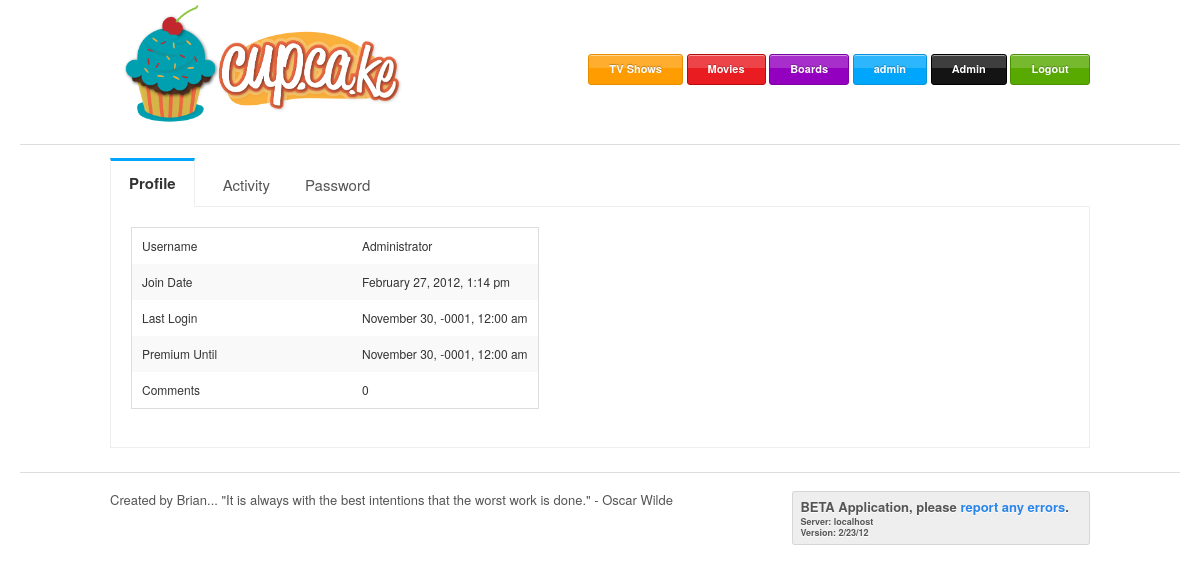
The app's page /user.php (signed in) with its own data.
### tables this page shows
CREATE TABLE IF NOT EXISTS `u_user` (
  `id` int(11) NOT NULL AUTO_INCREMENT,
  `name` varchar(128) NOT NULL,
  `email` varchar(64) NOT NULL,
  `username` varchar(16) NOT NULL,
  `password` varchar(32) NOT NULL COMMENT 'MD5 of password',
  `confirmcode` varchar(32) DEFAULT NULL,
  `joinDate` timestamp NOT NULL DEFAULT CURRENT_TIMESTAMP,
  `lastDate` timestamp NOT NULL DEFAULT '0000-00-00 00:00:00',
  `displayname` text NOT NULL,
  `status_id` int(11) NOT NULL DEFAULT '1' COMMENT '0 for banned, 1 for user, 9 for admin',
  `last_ip` text NOT NULL,
  `premium_ex_date` timestamp NOT NULL DEFAULT '0000-00-00 00:00:00' COMMENT 'Date of premium expiration',
  PRIMARY KEY (`id`)
);

### include/membersite_config.php (called while the page is built, shortened)
<?PHP
require_once("./include/fg_membersite.php");
$fgmembersite = new FGMembersite();
?>

### include/fg_membersite.php (called while the page is built, shortened)
<?PHP
class FGMembersite
{
    var $rand_key;
    function FGMembersite()
    {
        $this->rand_key = '0iQx5oBk66oVZep';
    }
    function SetRandomKey($key)
    {
        $this->rand_key = $key;
    }
	function CheckAdmin()
    {
         if($_SESSION['status_of_user']==9)
         {
            return true;
         }
         return false;
    }
	function CheckPremium()
    {
		$exp_date = date($_SESSION['premiumex_of_user']);
		$todays_date = date("Y-m-d H:i:s");
		if (strtotime($exp_date) > strtotime($todays_date)) {
			 return true;
		} else {
			if ($_SESSION['status_of_user']>=5) {
				return true;
			} else {
				return false;
			}
		}
	}
    function UserFullName()
    {
        return isset($_SESSION['name_of_user'])?$_SESSION['name_of_user']:'';
    }
    function GetLoginSessionVar()
    {
        $retvar = md5($this->rand_key);
        $retvar = 'usr_'.substr($retvar,0,10);
        return $retvar;
    }
}
?>

### classes/class.databee.php (called while the page is built, shortened)
<?php
class databee {
	function query($query) {
		$result = mysql_query($query) or die(mysql_error());
		return $result;
	}
}

### classes/class.user.php (the view, shortened to what this page needs)
<?php
	class user {
		var $id;
		var $displayname;
		var $joinDate;
		var $lastDate;
		var $status_id;
		var $premium_ex_date;
		function __construct($id) {
			$this->id = $id;
			$dbstuff = new databee();
			$res = $dbstuff->query("SELECT * FROM u_user WHERE id=".$id.";");
			if(mysql_num_rows($res) != 0){
				while($row = mysql_fetch_assoc($res)) {
					$this->displayname = $row['displayname'];
					$this->joinDate = $row['joinDate'];
					$this->lastDate = $row['lastDate'];
					$this->status_id = $row['status_id'];
					$this->premium_ex_date = $row['premium_ex_date'];
                                        $this->post_count = $this->getPostCount();
				}
			}
		}
		function CheckPremium()
		{
			$exp_date = date($this->premium_ex_date);
			$todays_date = date("Y-m-d H:i:s");
			if (strtotime($exp_date) > strtotime($todays_date)) {
				 return true;
			} else {
				if ($this->status_id>=5) {
					return true;
				} else {
					return false;
				}
			}
		}
			?>
			?></ul><?php
		public function view() {
			?>
			<table border="0">
			<tr><td width="200px">Username</td><td><?php echo $this->displayname; ?></td></tr>
			<tr><td width="200px">Join Date</td><td><?php echo date('F j, Y, g:i a', strtotime(TIME_OFFSET, strtotime($this->joinDate))); ?></td></tr>
			<tr><td width="200px">Last Login</td><td>
                        <?php
                        if(date('F j, Y, g:i a', strtotime(TIME_OFFSET, strtotime($this->lastDate))) == "December 31, 1969, 4:00 pm") {
                            echo "Never Logged In.";
                        }else{
                            echo date('F j, Y, g:i a', strtotime(TIME_OFFSET, strtotime($this->lastDate))); }
                        ?>
                        </td></tr>
			<tr><td width="200px">Premium Until</td><td>
			<?php
			if($this->CheckPremium()==true){
			echo date('F j, Y, g:i a', strtotime(TIME_OFFSET, strtotime($this->premium_ex_date)));
			}else{
			echo 'Expired';
			}
			?>
			</td></tr>
                        <tr><td width="200px">Comments</td><td><?php echo $this->post_count; ?></td></tr>
			</table>
			<?php
		}
                function getPostCount(){
                    $dbstuff = new databee();
			$res = $dbstuff->query("SELECT id FROM c_comment WHERE user_id=$this->id;");
			return mysql_num_rows($res);
                }
	}
?>

### user.php (shortened to what this page needs)
<!DOCTYPE html>
<?php
require_once("./include/membersite_config.php");
include "config.php";
include TEMPLATE_PATH."/header.php";
if(empty($_GET["id"])){
$user = new user($_SESSION['id_of_user']);
}else{
$user = new user($_GET["id"]);
}
?>
		<div class="row">
			<div class="twelve columns">
				<div class="row">
				<dl class="nice contained tabs">
					<dd><a href="#profile" class="active">Profile</a></dd>
					<dd><a href="#activity">Activity</a></dd>
					<?php if($_SESSION['id_of_user'] == $user->id) {?>
					<dd><a href="#password">Password</a></dd>
					<?php } ?>
				</dl>
				<ul class="nice tabs-content contained">
				<li class="active" id="profileTab">
					<?php echo $user->view() ?>
				</li>
					<div style="width:300px;"><?php include("change-pwd.php"); ?></div>
				</ul>
				</div>
			</div>
		</div>
	<?php
	include TEMPLATE_PATH."/footer.php";
	?>

### include/templates/header.php (shortened to what this page needs)
 <html lang="en">
<head>
	<link rel="stylesheet" href="stylesheets/foundation.css">
	<link rel="stylesheet" href="stylesheets/app.css">
	<link rel="stylesheet" href="stylesheets/randomness.css">
        <link rel="stylesheet" href="stylesteets/orbit.css">
<link rel="stylesheet" href="video-js/video-js.css" type="text/css" media="screen" title="Video JS" charset="utf-8">
<link rel="stylesheet" href="video-js/skins/vim.css" >
</head>
<body>
	<div class="container">
		<div class="row">
			<div class="four columns">
				<a href="."><img width="300px" id="logo" src="images/cupcake_logo.png" title="The Cupcake Baker Cometh" /></a>
			</div>
			<br />
			<br />
			<br />
			<div class="eight columns">
				<div style="text-align: right;">
					<a class='small orange nice button radius ' href="show.php">TV Shows</a>  <?php if($fgmembersite->CheckPremium()) {?><a class='small red nice button radius' href="movie.php">Movies</a><?php } ?>  <a class='small purple nice button radius' href="topic.php">Boards</a>  <a class='small blue nice button radius' href="user.php"><?php echo $fgmembersite->UserFullName(); ?></a>  <?php if($fgmembersite->CheckAdmin()) {?><a class='small black nice button radius' href="admin.php">Admin</a><?php }?>  <a class='small green nice button radius ' href="logout.php">Logout</a>
				</div>
			</div>
		</div>
<hr />

### change-pwd.php (shortened to what this page needs)
<?PHP
require_once("./include/membersite_config.php");
?>
<!DOCTYPE html PUBLIC "-//W3C//DTD XHTML 1.0 Strict//EN"  "http://www.w3.org/TR/xhtml1/DTD/xhtml1-strict.dtd">
<html xmlns="http://www.w3.org/1999/xhtml" xml:lang="en-US" lang="en-US">
<head>
</head>
<body>
</body>
</html>

### include/templates/footer.php (shortened to what this page needs)
<hr />
<div class="row">
	<div class="twelve columns">
		<div class="eight columns">
		Created by Brian...
"It is always with the best intentions that the worst work is done." - Oscar Wilde
		</div>
		<div class="four columns">
			<div class="alert-box">BETA Application, please <a href="support.php?prevpage='<?php echo $_SERVER['PHP_SELF']; ?>'">report any errors</a>.<br /><p style="font-size: 9px; margin-bottom:0px;">Server: <?php echo $_SERVER['HTTP_HOST']; ?><br />Version: 2/23/12</p></div>
		</div>
	</div>
</div>
</div>
</body>
</html>

### records on screen
u_user: displayname "Administrator", joinDate "February 27, 2012, 1:14 pm", lastDate "November 30, -0001, 12:00 am", premium_ex_date "November 30, -0001, 12:00 am"

### other values on screen
$fgmembersite->UserFullName() "admin"
$this->post_count "0"
$_SERVER['HTTP_HOST'] "localhost"
